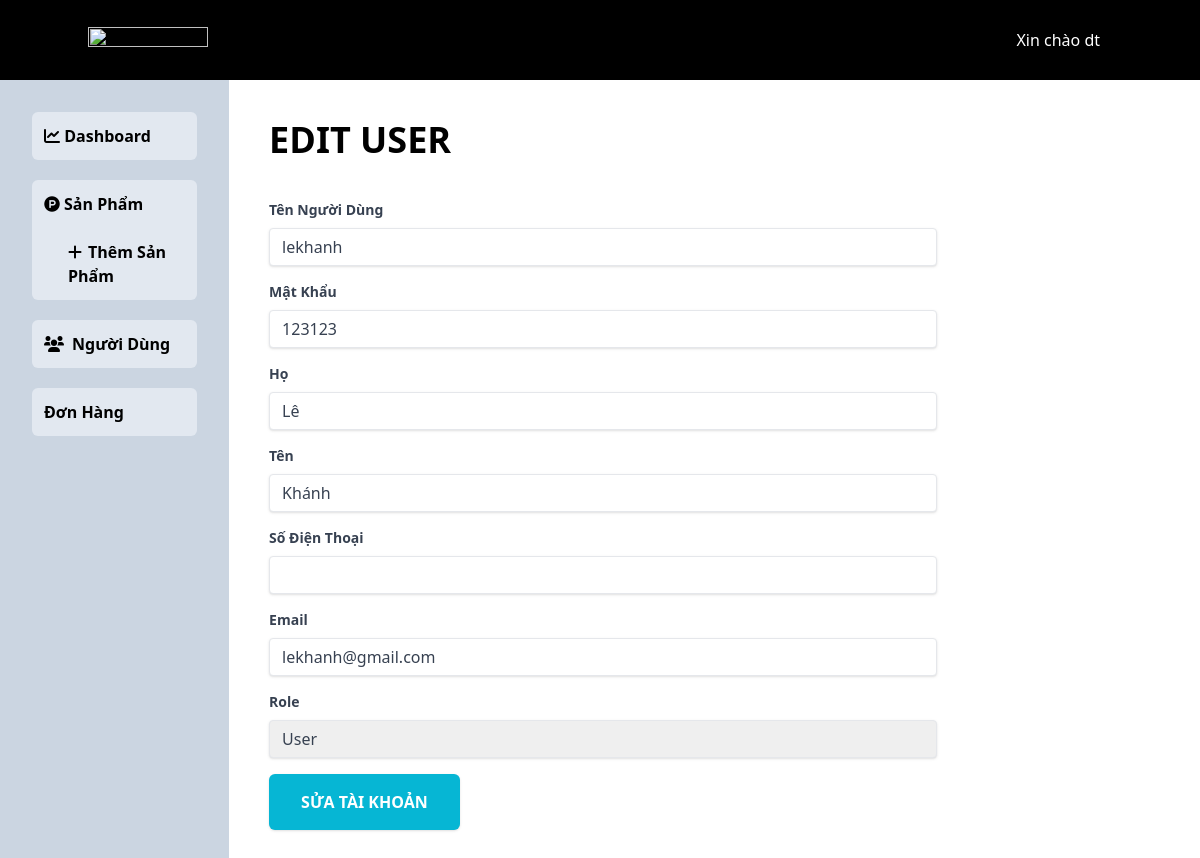
The page /ecommerce/admin/admin_user.php?control=edit_user&u_id=27 (signed in) on the database its author committed.
### tables this page shows
CREATE TABLE `users` (
  `user_id` int(11) NOT NULL,
  `user_name` varchar(255) NOT NULL,
  `user_password` varchar(255) NOT NULL,
  `user_firstname` varchar(255) NOT NULL,
  `user_lastname` varchar(255) NOT NULL,
  `user_email` text NOT NULL,
  `user_numberphone` text NOT NULL,
  `user_image` text NOT NULL,
  `user_address` text NOT NULL,
  `user_role` varchar(30) NOT NULL,
  `user_date` date NOT NULL
);

### ecommerce/functions.php (called while the page is built, shortened)
<?php
include "../db/db.php";
function selectInfoUser($id)
{
    global $connection;
    $query = "SELECT * FROM users WHERE user_id = $id ";
    $select_user_queryz = mysqli_query($connection, $query);
    $list_info_user = mysqli_fetch_array($select_user_queryz);
    return $list_info_user;
}

### ecommerce/admin/inc/edit_user.php (the view, shortened to what this page needs)
<?php
if (isset($_GET['u_id'])) {
    $the_user_id = $_GET['u_id'];
    $query = "SELECT * FROM users WHERE user_id = $the_user_id ";
    $result = mysqli_query($connection, $query);
    while ($row = mysqli_fetch_assoc($result)) {
        $user_name = $row['user_name'];
        $user_password = $row['user_password'];
        $user_firstname = $row['user_firstname'];
        $user_lastname = $row['user_lastname'];
        $user_numberphone = $row['user_numberphone'];
        $user_email = $row['user_email'];
    }
}
?>
<div class="container mx-auto p-10 w-full">
    <h2 class="text-4xl font-semibold">EDIT USER</h2>
    <div class=" mt-10">
        <form method="POST" enctype="multipart/form-data">
            <div class="mb-4">
                <label class="block text-gray-700 text-sm font-bold mb-2">
                    Tên Người Dùng
                </label>
                <input required class="shadow appearance-none border rounded w-3/4 py-2 px-3 text-gray-700 leading-tight focus:outline-none focus:shadow-outline" id="user_name" name="user_name" type="text" value="<?php echo $user_name; ?>">
            </div>
            <div class="mb-4">
                <label class="block text-gray-700 text-sm font-bold mb-2">
                    Mật Khẩu
                </label>
                <input value="<?php echo $user_password ?>" required class="shadow appearance-none border rounded w-3/4 py-2 px-3 text-gray-700 leading-tight focus:outline-none focus:shadow-outline" id="user_password" name="user_password" type="text" placeholder="Product Price">
            </div>
            <div class="mb-4">
                <label class="block text-gray-700 text-sm font-bold mb-2">
                    Họ
                </label>
                <input value="<?php echo $user_firstname ?>" required class="shadow appearance-none border rounded w-3/4 py-2 px-3 text-gray-700 leading-tight focus:outline-none focus:shadow-outline" id="user_firstname" name="user_firstname" type="text">
            </div>
            <div class="mb-4">
                <label class="block text-gray-700 text-sm font-bold mb-2">
                    Tên
                </label>
                <input value="<?php echo $user_lastname ?>" required class="shadow appearance-none border rounded w-3/4 py-2 px-3 text-gray-700 leading-tight focus:outline-none focus:shadow-outline" id="user_lastname" name="user_lastname" type="text">
            </div>
            <div class="mb-4">
                <label class="block text-gray-700 text-sm font-bold mb-2">
                    Số Điện Thoại
                </label>
                <input value="<?php echo $user_numberphone ?>" type="text" name="user_numberphone" required class="shadow appearance-none border rounded w-3/4 py-2 px-3 text-gray-700 leading-tight focus:outline-none focus:shadow-outline">
            </div>
            <div class="mb-4">
                <label class="block text-gray-700 text-sm font-bold mb-2">
                    Email
                </label>
                <input value="<?php echo $user_email ?>" type="text" name="user_email" required class="shadow appearance-none border rounded w-3/4 py-2 px-3 text-gray-700 leading-tight focus:outline-none focus:shadow-outline">
            </div>
            <div class="mb-4">
                <label class="block text-gray-700 text-sm font-bold mb-2" for="userrole">
                    Role
                </label>
                <select required class="shadow appearance-none border rounded w-3/4 py-2 px-3 text-gray-700 leading-tight focus:outline-none focus:shadow-outline" id="user_role" name="user_role" placeholder="User Role">
                    <option value="user">User</option>
                </select>
            </div>
            <div class="mb-4">
                <button type="submit" name="edit_user" class="bg-cyan-500 px-8 py-4 shadow rounded-md font-semibold text-white hover:bg-cyan-200 hover:text-black duration-300 ">SỬA TÀI KHOẢN</button>
            </div>
        </form>
    </div>
</div>

### ecommerce/admin/inc/admin_navbar.php (shortened to what this page needs)
<?php
if (isset($_SESSION['user_id'])) {
    $array_info_user = selectInfoUser($_SESSION['user_id']);
}
?>
<nav class="w-full bg-black relative">
    <div class="container mx-auto flex lg:flex-row justify-between h-20">
        <div class="flex items-center">
            <img src="http://demo.themepiko.com/wodex/fashion/wp-content/uploads/2022/01/logo.png" alt="" height="20" width="120" class="object-fit">
        </div>
        <ul class="hidden lg:flex items-center text-base">
            <li class="list-none px-3 text-white">Xin chào <?php echo $array_info_user['user_name'] ?></li>
        </ul>
    </div>
</nav>

### ecommerce/src/css/style.css (style rules this page uses)
html { line-height: 1.5; -webkit-text-size-adjust: 100%; -moz-tab-size: 4; -o-tab-size: 4; tab-size: 4; font-family: ui-sans-serif, system-ui, -apple-system, BlinkMacSystemFont, "Segoe UI", Roboto, "Helvetica Neue", Arial, "Noto Sans", sans-serif, "Apple Color Emoji", "Segoe UI Emoji", "Segoe UI Symbol", "Noto Color Emoji"; }
body { margin: 0; line-height: inherit; }
h1, h2, h3, h4, h5, h6 { font-size: inherit; font-weight: inherit; }
button, input, optgroup, select, textarea { font-family: inherit; font-size: 100%; line-height: inherit; color: inherit; margin: 0; padding: 0; }
button, select { text-transform: none; }
button, [type='button'], [type='reset'], [type='submit'] { -webkit-appearance: button; background-color: transparent; background-image: none; }
blockquote, dl, dd, h1, h2, h3, h4, h5, h6, hr, figure, p, pre { margin: 0; }
ol, ul, menu { list-style: none; margin: 0; padding: 0; }
input::placeholder, textarea::placeholder { opacity: 1; color: #9ca3af; }
button, [role="button"] { cursor: pointer; }
img, svg, video, canvas, audio, iframe, embed, object { display: block; vertical-align: middle; }
img, video { max-width: 100%; height: auto; }
.container { width: 100%; }
@media (min-width: 640px) { .container { max-width: 640px; } }
@media (min-width: 768px) { .container { max-width: 768px; } }
@media (min-width: 1024px) { .container { max-width: 1024px; } }
.relative { position: relative; }
.mx-auto { margin-left: auto; margin-right: auto; }
.mt-10 { margin-top: 2.5rem; }
.mb-4 { margin-bottom: 1rem; }
.mb-2 { margin-bottom: 0.5rem; }
.block { display: block; }
.flex { display: flex; }
.hidden { display: none; }
.h-20 { height: 5rem; }
.w-full { width: 100%; }
.w-3\/4 { width: 75%; }
.list-none { list-style-type: none; }
.appearance-none { -webkit-appearance: none; -moz-appearance: none; appearance: none; }
.items-center { align-items: center; }
.justify-between { justify-content: space-between; }
.rounded { border-radius: 0.25rem; }
.rounded-md { border-radius: 0.375rem; }
.border { border-width: 1px; }
.bg-cyan-500 { --tw-bg-opacity: 1; background-color: rgb(6 182 212 / var(--tw-bg-opacity)); }
.bg-black { --tw-bg-opacity: 1; background-color: rgb(0 0 0 / var(--tw-bg-opacity)); }
.p-10 { padding: 2.5rem; }
.py-2 { padding-top: 0.5rem; padding-bottom: 0.5rem; }
.px-3 { padding-left: 0.75rem; padding-right: 0.75rem; }
.px-8 { padding-left: 2rem; padding-right: 2rem; }
.py-4 { padding-top: 1rem; padding-bottom: 1rem; }
.text-4xl { font-size: 2.25rem; line-height: 2.5rem; }
.text-sm { font-size: 0.875rem; line-height: 1.25rem; }
.text-base { font-size: 1rem; line-height: 1.5rem; }
.font-semibold { font-weight: 600; }
.font-bold { font-weight: 700; }
.leading-tight { line-height: 1.25; }
.text-gray-700 { --tw-text-opacity: 1; color: rgb(55 65 81 / var(--tw-text-opacity)); }
.text-white { --tw-text-opacity: 1; color: rgb(255 255 255 / var(--tw-text-opacity)); }
.shadow { --tw-shadow: 0 1px 3px 0 rgb(0 0 0 / 0.1), 0 1px 2px -1px rgb(0 0 0 / 0.1); --tw-shadow-colored: 0 1px 3px 0 var(--tw-shadow-color), 0 1px 2px -1px var(--tw-shadow-color); box-shadow: var(--tw-ring-offset-shadow, 0 0 #0000), var(--tw-ring-shadow, 0 0 #0000), var(--tw-shadow); }
.duration-300 { transition-duration: 300ms; }
@media (min-width: 1024px) { .lg\:flex { display: flex; } }
@media (min-width: 1024px) { .lg\:flex-row { flex-direction: row; } }

### rows shown on the page
users: user_name "dt"
users: user_name "lekhanh", user_password "123123", user_firstname "Lê", user_lastname "Khánh", user_email "lekhanh@gmail.com"
